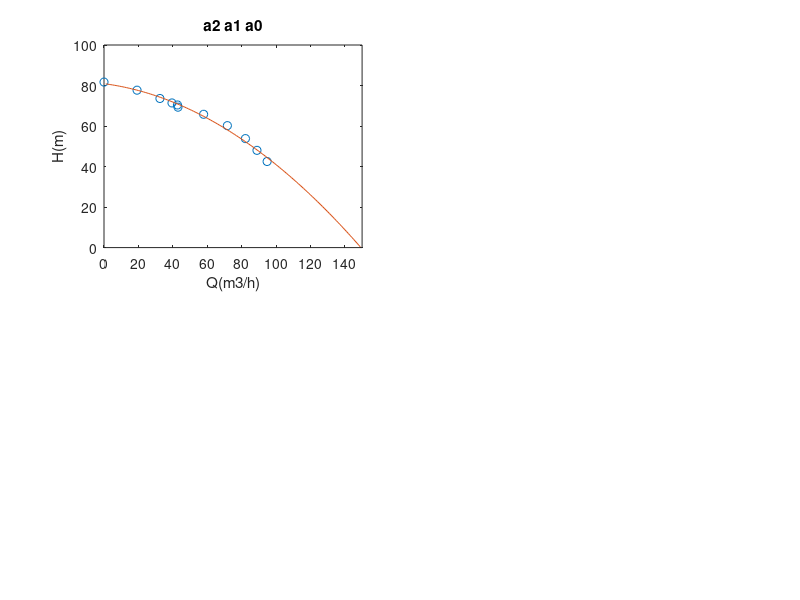

Source code (MATLAB): (Note: this script raises an error after producing the figure.)
%Datos bombas
clear;clc

%Marca Grundfos
%Modelo ¿SP 77-6? 

%Altura de elevación en m
Hensayo=[71.4 70.4 65.8 60.2 53.8 48.0 42.5 69.3 73.6 77.7 81.7];

%Caudal en m3/h
Qensayo=[39.5 42.7 57.9 71.7 82.2 88.9 94.8 43 32.5 19.2 0];

%P en kW. Los 7 valores de potencia medidos se corresponden con los 7 primeros valores del caudal
Pensayo=[14.7 14.9 16.3 17.1 17.7 18.1 18.5];
rendensayo=(9806.65/3600/1000).*Hensayo(1:7).*Qensayo(1:7)./Pensayo;

figura=figure;

%Ajustes

%n polinomio a2, a1, a0
n210=[true true true];
[p210,s210]=polyfit(Qensayo,Hensayo,n210);
errorp210=transpose(sqrt(diag(s210.C)/s210.df)*s210.normr);
err_rel_p210=errorp210./p210;
disp('  a2  a1  a0  ')
disp(p210)
disp('  +-  +-  +-  ')
disp(errorp210)
disp('Error relativo')
disp(err_rel_p210)
disp('--------')
raices=roots(p210);
Qajust=1:raices(2);
Hajust=polyval(p210,Qajust);
subplot(2,2,1)
plot(Qensayo,Hensayo,'o')
axis([0 150 0 100])
xlabel('Q(m3/h)')
ylabel('H(m)')
hold on
plot(Qajust,Hajust,'-')
title('a2 a1 a0')
hold off

%n polinomio a2, a0
n20=[true false true];
[p20,s20]=polyfit(Qensayo,Hensayo,n20);
errorp20=transpose(sqrt(diag(s20.C)/s20.df)*s20.normr);
err_rel_p20=errorp20./p20;
disp('  a2  a1  a0  ')
disp(p20)
disp('  +-  +-  +-  ')
disp(errorp20)
disp('Error relativo')
disp(err_rel_p20)
disp('--------')
%raices=roots(p);
%Qajust=1:raices(2);
Hajust=polyval(p20,Qajust);
subplot(2,2,2)
plot(Qensayo,Hensayo,'o')
axis([0 150 0 100])
xlabel('Q(m3/h)')
ylabel('H(m)')
hold on
plot(Qajust,Hajust,'-')
title('a2 a0')
hold off

%n polinomio b2, b1
n21=[true true false];
[p21,s21]=polyfit(Qensayo(1:7),rendensayo,n21);
errorp21=transpose(sqrt(diag(s21.C)/s21.df)*s21.normr);
err_rel_p21=errorp21./p21;
disp('  b2  b1  b0  ')
disp(p21)
disp('  +-  +-  +-  ')
disp(errorp21)
disp('Error relativo')
disp(err_rel_p21)
disp('--------')
%raices=roots(p);
%Qajust=1:raices(2);
rendajust=polyval(p21,Qajust);
subplot(2,2,3)
plot(Qensayo(1:7),rendensayo,'o')
axis([0 150 0 1])
xlabel('Q(m3/h)')
ylabel('\eta')
hold on
plot(Qajust,rendajust,'-')
title('b2 b1')
hold off

%n polinomio a1, a0
n10=[false true true];
[p10,s10]=polyfit(Qensayo,Hensayo,n10);
errorp10=transpose(sqrt(diag(s10.C)/s10.df)*s10.normr);
err_rel_p10=errorp10./p10;
disp('  a2  a1  a0  ')
disp(p10)
disp('  +-  +-  +-  ')
disp(errorp10)
disp('Error relativo')
disp(err_rel_p10)
disp('--------')
%raices=roots(p);
%Qajust=1:raices(2);
Hajust=polyval(p10,Qajust);
subplot(2,2,4)
plot(Qensayo,Hensayo,'o')
axis([0 150 0 100])
xlabel('Q(m3/h)')
ylabel('H(m)')
hold on
plot(Qajust,Hajust,'-')
title('a1 a0')
hold off

%Se escoge el mejor ajuste de los realizados
%Tres parámetros H-Q y tres parámetros rend-Q
paramjustes=[p20 p21]
